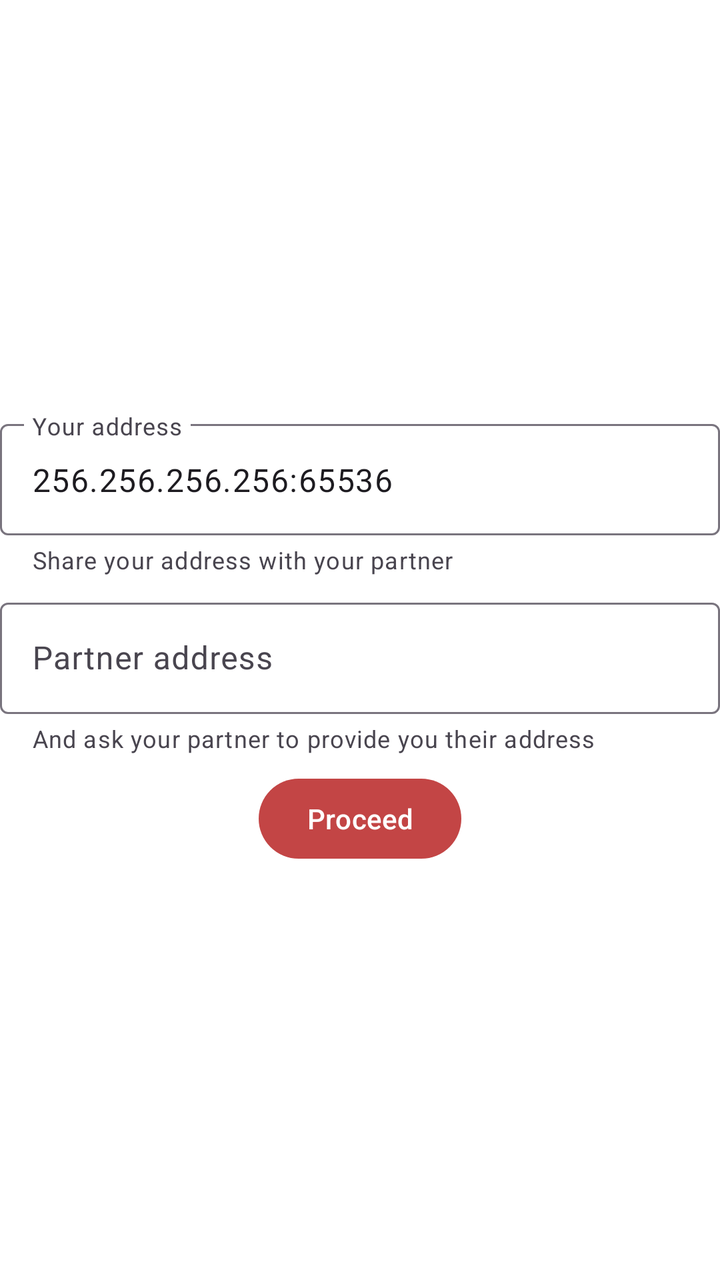
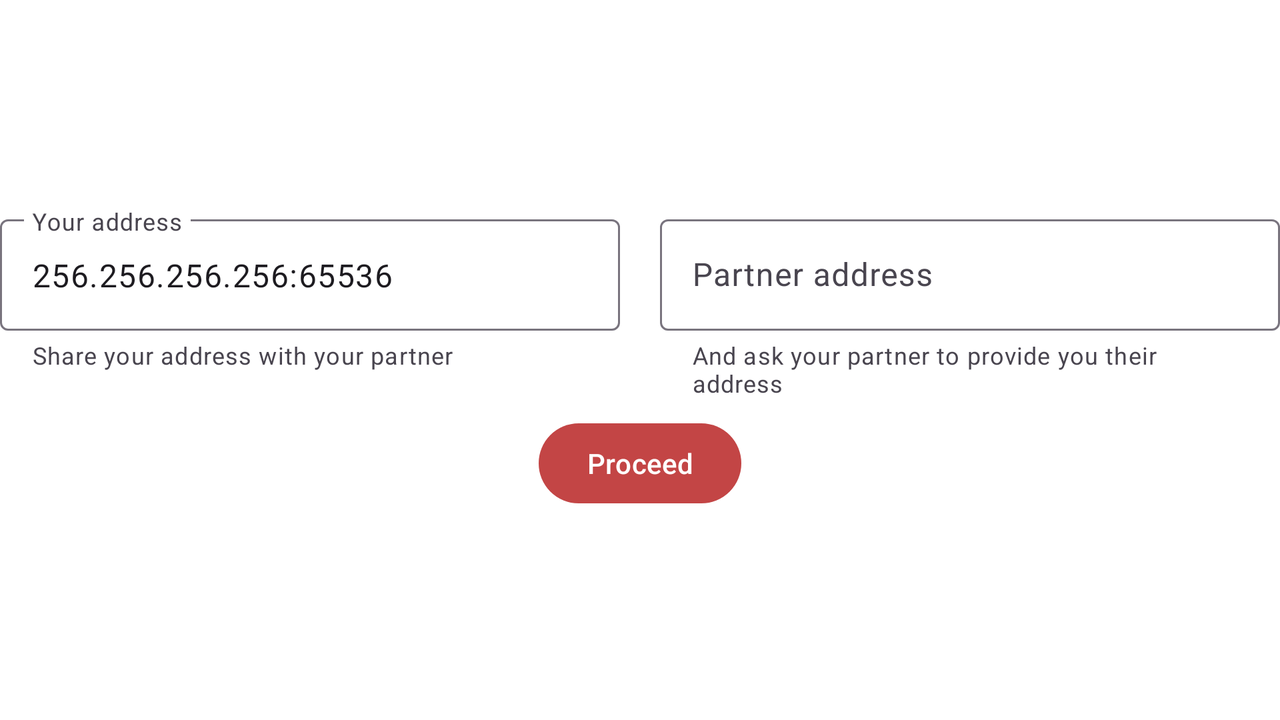

The same Android screen from two of the app's own layout files: first res/layout/ as a phone draws it, then the repository's variant for another configuration, drawn on a device whose configuration selects that folder. Both files follow.
<!-- AndroidManifest.xml: application theme Theme.StunWire -->
<!-- res/layout/setup_upper_container_info_fragment.xml -->
<?xml version="1.0" encoding="utf-8"?>
<layout>

<androidx.appcompat.widget.LinearLayoutCompat xmlns:android="http://schemas.android.com/apk/res/android"
    android:layout_width="match_parent"
    android:layout_height="match_parent"
    xmlns:app="http://schemas.android.com/apk/res-auto"
    android:orientation="vertical"
    android:layout_gravity="center"
    android:gravity="center">

    <com.google.android.material.textfield.TextInputLayout
        android:id="@+id/setup_upper_container_info_fragment_your_id_til"
        android:layout_width="match_parent"
        android:layout_height="wrap_content"
        android:layout_marginBottom="8dp"
        android:hint="@string/setup_upper_container_info_fragment_your_id"
        app:helperText="@string/setup_upper_container_info_fragment_share_your_id_with_partner"
        app:endIconMode="custom"
        app:endIconDrawable="@drawable/ic_copy"
        app:endIconTint="?attr/colorPrimary">

        <com.google.android.material.textfield.TextInputEditText
            android:id="@+id/setup_upper_container_info_fragment_your_id_et"
            android:layout_width="match_parent"
            android:layout_height="wrap_content"
            android:editable="false"
            android:focusable="false"
            android:inputType="none"
            android:text="256.256.256.256:65536"
            />

    </com.google.android.material.textfield.TextInputLayout>


    <com.google.android.material.textfield.TextInputLayout
        android:layout_width="match_parent"
        android:layout_height="wrap_content"
        android:layout_marginBottom="8dp"
        android:hint="@string/setup_upper_container_info_fragment_partner_id"
        app:helperText="@string/setup_upper_container_info_fragment_ask_your_partner_for_id">

        <com.google.android.material.textfield.TextInputEditText
            android:id="@+id/setup_upper_container_info_fragment_partner_id_et"
            android:layout_width="match_parent"
            android:layout_height="wrap_content"
            android:lines="1"
            android:inputType="textCapCharacters"
            />

    </com.google.android.material.textfield.TextInputLayout>

    <Button
        android:id="@+id/setup_upper_container_info_fragment_proceed_btn"
        android:layout_width="wrap_content"
        android:layout_height="wrap_content"
        android:text="@string/setup_upper_container_proceed">
    </Button>

</androidx.appcompat.widget.LinearLayoutCompat>

</layout>
<!-- resources referenced by this layout -->
<resources>
  <string name="setup_upper_container_info_fragment_ask_your_partner_for_id">And ask your partner to provide you their address</string>
  <string name="setup_upper_container_info_fragment_partner_id">Partner address</string>
  <string name="setup_upper_container_info_fragment_share_your_id_with_partner">Share your address with your partner</string>
  <string name="setup_upper_container_info_fragment_your_id">Your address</string>
  <string name="setup_upper_container_proceed">Proceed</string>
  <!-- from res/values-v31/ -->
  <style name="Theme.StunWire" parent="Theme.Material3.DayNight.NoActionBar">
          <item name="colorPrimary">@color/brand_color</item>
          <item name="colorPrimaryVariant">@color/brand_color</item>
          <item name="colorOnPrimary">@color/white</item>
          <item name="colorSecondary">@color/black</item>
          <item name="colorSecondaryVariant">@color/black</item>
          <item name="colorOnSecondary">@color/white</item>
          <item name="android:statusBarColor">?attr/colorPrimaryVariant</item>
          <item name="android:windowBackground">@color/white</item>
          <item name="android:navigationBarColor">@color/white</item>
          <item name="android:windowLightNavigationBar">true</item>
          <item name="colorAccent">@color/brand_color</item>
          <item name="dividerColor">@color/light_gray</item>
          <item name="popupMenuBackground">@color/white</item>
          <item name="android:windowSplashScreenBackground">@color/white</item>
          <item name="android:windowSplashScreenAnimatedIcon">
              @drawable/ic_day_splash_screen_icon
          </item>
          <item name="android:windowSplashScreenIconBackgroundColor" tools:targetApi="s">
              @color/white
          </item>
          <item name="android:textColorHighlight">@color/brand_color</item>
          <item name="switchStyle">@style/Widget.AppCompat.CompoundButton.Switch</item>
          <item name="actionOverflowButtonStyle">@style/StunWireToolbarStyle</item>
          <item name="sessionsListItemColor">@color/sessionsListItem_day</item>
          <item name="sessionsListItemColorSelected">@color/sessionsListItem_selected_day</item>
          <item name="timestampColor">@color/sessionTimestamp_day</item>
          <item name="sentMessageCardBackgroundColor">@color/sentMessageCard_day</item>
          <item name="receivedMessageCardBackgroundColor">@color/receivedMessageCard_day</item>
      </style>
  <color name="brand_color">#C34545</color>
  <color name="white">#FFFFFFFF</color>
  <color name="black">#FF000000</color>
  <color name="light_gray">#A2A2A2</color>
  <!-- drawable ic_day_splash_screen_icon: vector/xml drawable (drawable, 6641 chars, omitted) -->
  <style name="StunWireToolbarStyle" parent="Widget.AppCompat.ActionButton.Overflow">
          <item name="android:tint">@color/white</item>
      </style>
  <color name="sessionsListItem_day">#F8F3F3</color>
  <color name="sessionsListItem_selected_day">#F5CECE</color>
  <color name="sessionTimestamp_day">#959595</color>
  <color name="sentMessageCard_day">#F5CECE</color>
  <color name="receivedMessageCard_day">#EEF1F6</color>
</resources>
<!-- res/layout-land/setup_upper_container_info_fragment.xml (the repository's variant of the layout above) -->
<!-- drawn on the phone turned sideways -->
<?xml version="1.0" encoding="utf-8"?>
<layout>

    <androidx.appcompat.widget.LinearLayoutCompat xmlns:android="http://schemas.android.com/apk/res/android"
        android:layout_width="match_parent"
        android:layout_height="match_parent"
        xmlns:app="http://schemas.android.com/apk/res-auto"
        android:orientation="vertical"
        android:layout_gravity="center"
        android:gravity="center">

        <androidx.appcompat.widget.LinearLayoutCompat
            android:layout_width="match_parent"
            android:layout_height="wrap_content"
            android:orientation="horizontal">

            <com.google.android.material.textfield.TextInputLayout
                android:id="@+id/setup_upper_container_info_fragment_your_id_til"
                android:layout_width="0dp"
                android:layout_height="wrap_content"
                android:layout_weight="1"
                android:layout_marginBottom="8dp"
                android:layout_marginRight="10dp"
                android:hint="@string/setup_upper_container_info_fragment_your_id"
                app:helperText="@string/setup_upper_container_info_fragment_share_your_id_with_partner"
                app:endIconMode="custom"
                app:endIconDrawable="@drawable/ic_copy"
                app:endIconTint="?attr/colorPrimary">

                <com.google.android.material.textfield.TextInputEditText
                    android:id="@+id/setup_upper_container_info_fragment_your_id_et"
                    android:layout_width="match_parent"
                    android:layout_height="wrap_content"
                    android:editable="false"
                    android:focusable="false"
                    android:inputType="none"
                    android:text="256.256.256.256:65536"
                    />

            </com.google.android.material.textfield.TextInputLayout>


            <com.google.android.material.textfield.TextInputLayout
                android:layout_width="0dp"
                android:layout_height="wrap_content"
                android:layout_weight="1"
                android:layout_marginBottom="8dp"
                android:layout_marginLeft="10dp"
                android:hint="@string/setup_upper_container_info_fragment_partner_id"
                app:helperText="@string/setup_upper_container_info_fragment_ask_your_partner_for_id">

                <com.google.android.material.textfield.TextInputEditText
                    android:id="@+id/setup_upper_container_info_fragment_partner_id_et"
                    android:layout_width="match_parent"
                    android:layout_height="wrap_content"
                    android:maxLength="12"
                    android:lines="1"
                    android:inputType="textCapCharacters"
                    />

            </com.google.android.material.textfield.TextInputLayout>

        </androidx.appcompat.widget.LinearLayoutCompat>

        <Button
            android:id="@+id/setup_upper_container_info_fragment_proceed_btn"
            android:layout_width="wrap_content"
            android:layout_height="wrap_content"
            android:text="@string/setup_upper_container_proceed">
        </Button>

    </androidx.appcompat.widget.LinearLayoutCompat>

</layout>
